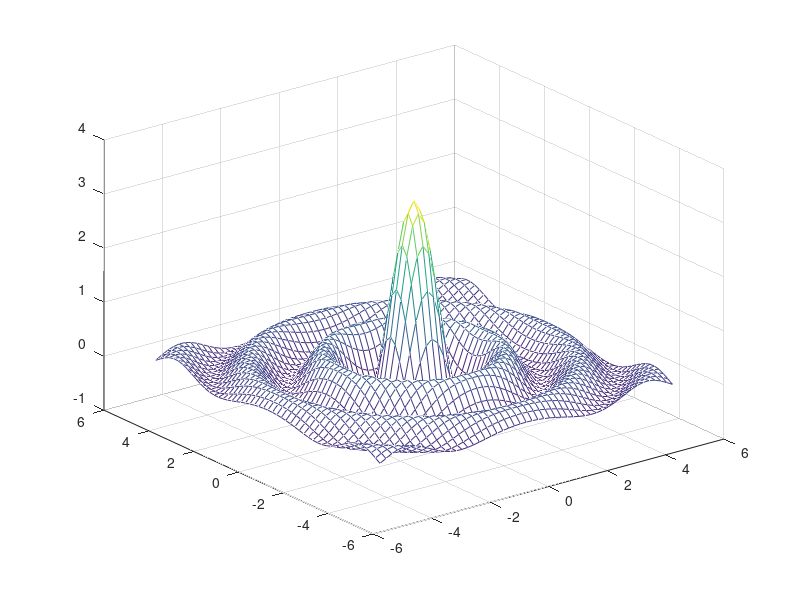
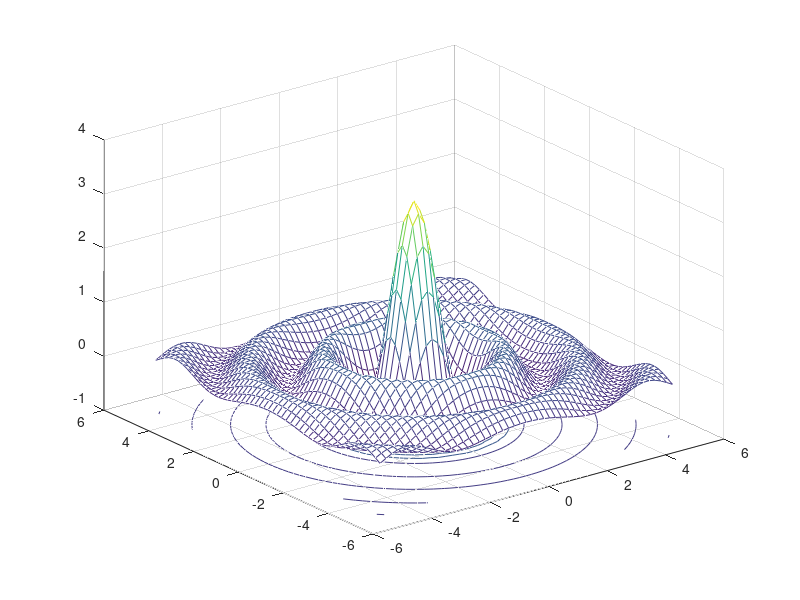
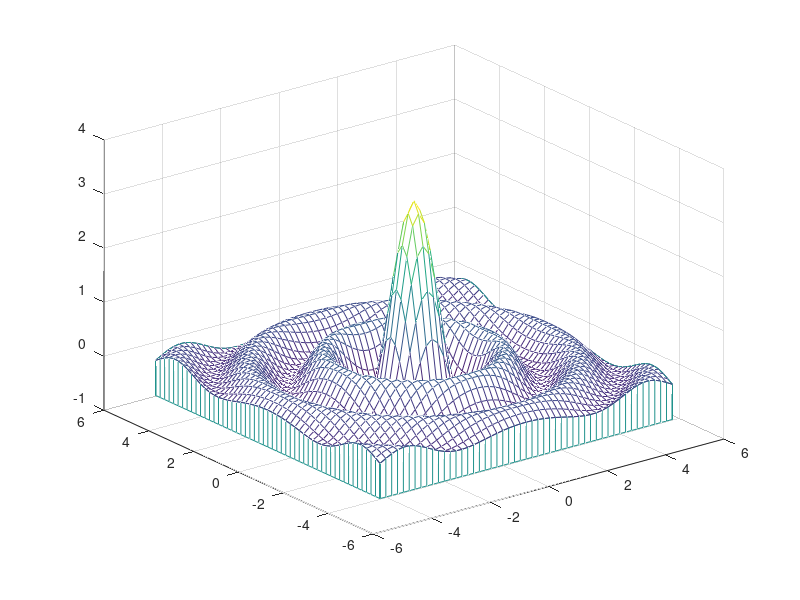

The MATLAB source for these figures, in order:
[x,y] = meshgrid(-5:0.2:5);
r = sqrt(x.^2 + y.^2) + eps;
z = sin(pi*r) ./ r;
close all;
mesh(x, y, z);
figure;
meshc(x, y, z);
figure;
meshz(x, y, z);
